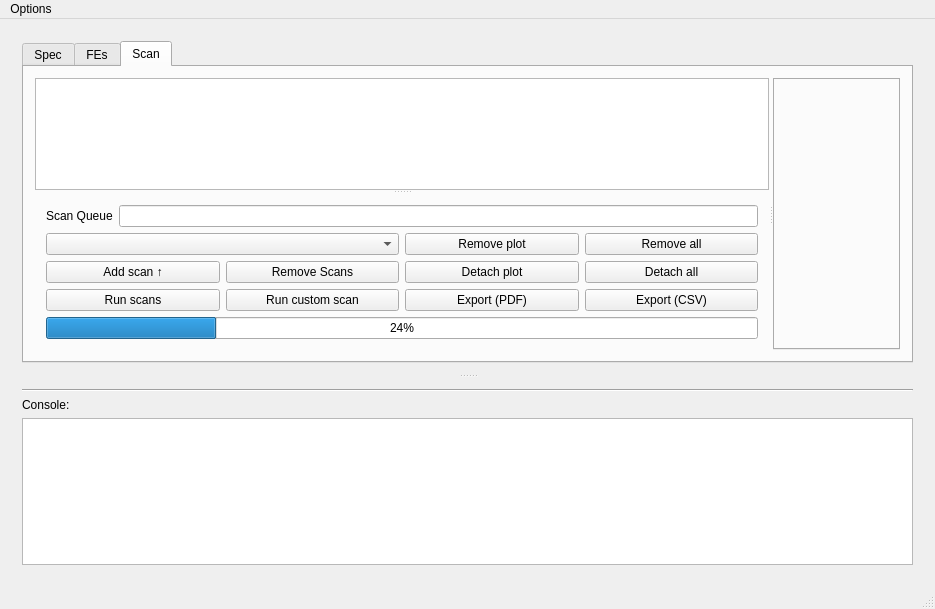
<?xml version="1.0" encoding="UTF-8"?>
<ui version="4.0">
 <class>YarrGui</class>
 <widget class="QMainWindow" name="YarrGui">
  <property name="geometry">
   <rect>
    <x>0</x>
    <y>0</y>
    <width>935</width>
    <height>609</height>
   </rect>
  </property>
  <property name="windowTitle">
   <string>YarrGui</string>
  </property>
  <widget class="QWidget" name="centralWidget">
   <layout class="QVBoxLayout" name="verticalLayout_3">
    <item>
     <widget class="QSplitter" name="splitter">
      <property name="sizePolicy">
       <sizepolicy hsizetype="Preferred" vsizetype="Expanding">
        <horstretch>0</horstretch>
        <verstretch>0</verstretch>
       </sizepolicy>
      </property>
      <property name="orientation">
       <enum>Qt::Vertical</enum>
      </property>
      <widget class="QWidget" name="layoutWidget">
       <layout class="QVBoxLayout" name="verticalLayout_2">
        <item>
         <widget class="QTabWidget" name="main_tabWidget">
          <property name="enabled">
           <bool>true</bool>
          </property>
          <property name="tabPosition">
           <enum>QTabWidget::North</enum>
          </property>
          <property name="tabShape">
           <enum>QTabWidget::Rounded</enum>
          </property>
          <property name="currentIndex">
           <number>2</number>
          </property>
          <property name="tabsClosable">
           <bool>false</bool>
          </property>
          <widget class="QWidget" name="Spec">
           <attribute name="title">
            <string>Spec</string>
           </attribute>
           <layout class="QHBoxLayout" name="horizontalLayout_10">
            <item>
             <layout class="QVBoxLayout" name="verticalLayout_4">
              <item>
               <widget class="QLabel" name="devicesel_label">
                <property name="text">
                 <string>Selected Spec Device:</string>
                </property>
               </widget>
              </item>
              <item>
               <widget class="QComboBox" name="device_comboBox"/>
              </item>
              <item>
               <layout class="QGridLayout" name="gridLayout" columnminimumwidth="0,0">
                <property name="leftMargin">
                 <number>0</number>
                </property>
                <property name="verticalSpacing">
                 <number>6</number>
                </property>
                <item row="0" column="0">
                 <widget class="QLabel" name="specid_label">
                  <property name="text">
                   <string>Spec ID:</string>
                  </property>
                 </widget>
                </item>
                <item row="0" column="1">
                 <widget class="QLabel" name="specid_value">
                  <property name="text">
                   <string>TextLabel</string>
                  </property>
                 </widget>
                </item>
                <item row="1" column="0">
                 <widget class="QLabel" name="bar0_label">
                  <property name="text">
                   <string>Bar 0 Size:</string>
                  </property>
                 </widget>
                </item>
                <item row="1" column="1">
                 <widget class="QLabel" name="bar0_value">
                  <property name="text">
                   <string>TextLabel</string>
                  </property>
                 </widget>
                </item>
                <item row="2" column="0">
                 <widget class="QLabel" name="bar4_label">
                  <property name="text">
                   <string>Bar 4 Size:</string>
                  </property>
                 </widget>
                </item>
                <item row="2" column="1">
                 <widget class="QLabel" name="bar4_value">
                  <property name="text">
                   <string>TextLabel</string>
                  </property>
                 </widget>
                </item>
               </layout>
              </item>
              <item>
               <layout class="QHBoxLayout" name="horizontalLayout">
                <item>
                 <widget class="QLineEdit" name="specCfgFile_name">
                  <property name="enabled">
                   <bool>false</bool>
                  </property>
                 </widget>
                </item>
                <item>
                 <widget class="QToolButton" name="specCfgFile_button">
                  <property name="enabled">
                   <bool>true</bool>
                  </property>
                  <property name="text">
                   <string>...</string>
                  </property>
                 </widget>
                </item>
                <item>
                 <widget class="QPushButton" name="init_button">
                  <property name="text">
                   <string>Initialize</string>
                  </property>
                 </widget>
                </item>
               </layout>
              </item>
              <item>
               <spacer name="verticalSpacer_2">
                <property name="orientation">
                 <enum>Qt::Vertical</enum>
                </property>
                <property name="sizeHint" stdset="0">
                 <size>
                  <width>295</width>
                  <height>13</height>
                 </size>
                </property>
               </spacer>
              </item>
              <item>
               <widget class="QPushButton" name="prog_button">
                <property name="text">
                 <string>Program</string>
                </property>
               </widget>
              </item>
              <item>
               <widget class="QLabel" name="bitfile_label">
                <property name="text">
                 <string>FPGA Bit File:</string>
                </property>
               </widget>
              </item>
              <item>
               <layout class="QHBoxLayout" name="horizontalLayout_2">
                <item>
                 <widget class="QLineEdit" name="progfile_name">
                  <property name="enabled">
                   <bool>false</bool>
                  </property>
                 </widget>
                </item>
                <item>
                 <widget class="QToolButton" name="progfile_button">
                  <property name="enabled">
                   <bool>false</bool>
                  </property>
                  <property name="text">
                   <string>...</string>
                  </property>
                 </widget>
                </item>
               </layout>
              </item>
              <item>
               <widget class="QRadioButton" name="revABitfRadio">
                <property name="text">
                 <string>Revision A Bitfile</string>
                </property>
               </widget>
              </item>
              <item>
               <widget class="QRadioButton" name="revBBitfRadio">
                <property name="text">
                 <string>Revision B Bitfile</string>
                </property>
                <property name="checked">
                 <bool>true</bool>
                </property>
               </widget>
              </item>
             </layout>
            </item>
            <item>
             <spacer name="horizontalSpacer">
              <property name="orientation">
               <enum>Qt::Horizontal</enum>
              </property>
              <property name="sizeHint" stdset="0">
               <size>
                <width>40</width>
                <height>20</height>
               </size>
              </property>
             </spacer>
            </item>
            <item>
             <layout class="QHBoxLayout" name="horizontalLayout_9">
              <item>
               <widget class="QLabel" name="yarrPapageiLabel">
                <property name="minimumSize">
                 <size>
                  <width>300</width>
                  <height>140</height>
                 </size>
                </property>
                <property name="text">
                 <string>YarrPapagei</string>
                </property>
               </widget>
              </item>
             </layout>
            </item>
           </layout>
          </widget>
          <widget class="QWidget" name="tab_3">
           <attribute name="title">
            <string>FEs</string>
           </attribute>
           <layout class="QVBoxLayout" name="verticalLayout_9">
            <item>
             <widget class="QSplitter" name="splitter_3">
              <property name="orientation">
               <enum>Qt::Horizontal</enum>
              </property>
              <widget class="QWidget" name="layoutWidget">
               <layout class="QVBoxLayout" name="verticalLayout_8">
                <item>
                 <layout class="QHBoxLayout" name="horizontalLayout_8">
                  <item>
                   <layout class="QVBoxLayout" name="verticalLayout_7">
                    <item>
                     <layout class="QHBoxLayout" name="horizontalLayout_5"/>
                    </item>
                    <item>
                     <layout class="QHBoxLayout" name="horizontalLayout_4"/>
                    </item>
                    <item>
                     <layout class="QHBoxLayout" name="horizontalLayout_3"/>
                    </item>
                    <item>
                     <widget class="QLabel" name="bitfile_label_7">
                      <property name="text">
                       <string>Config file</string>
                      </property>
                     </widget>
                    </item>
                    <item>
                     <layout class="QHBoxLayout" name="horizontalLayout_6">
                      <item>
                       <widget class="QLineEdit" name="configfileName"/>
                      </item>
                      <item>
                       <widget class="QToolButton" name="configFile_button">
                        <property name="text">
                         <string>...</string>
                        </property>
                       </widget>
                      </item>
                     </layout>
                    </item>
                   </layout>
                  </item>
                  <item>
                   <layout class="QVBoxLayout" name="verticalLayout_6">
                    <item>
                     <widget class="QPushButton" name="addFeButton">
                      <property name="text">
                       <string>Add FE</string>
                      </property>
                     </widget>
                    </item>
                    <item>
                     <widget class="QPushButton" name="remFeButton">
                      <property name="text">
                       <string>Remove FE</string>
                      </property>
                     </widget>
                    </item>
                   </layout>
                  </item>
                 </layout>
                </item>
                <item>
                 <spacer name="verticalSpacer">
                  <property name="orientation">
                   <enum>Qt::Vertical</enum>
                  </property>
                  <property name="sizeHint" stdset="0">
                   <size>
                    <width>20</width>
                    <height>40</height>
                   </size>
                  </property>
                 </spacer>
                </item>
                <item>
                 <widget class="QLabel" name="bitfile_label_8">
                  <property name="text">
                   <string>Global config file</string>
                  </property>
                 </widget>
                </item>
                <item>
                 <layout class="QHBoxLayout" name="horizontalLayout_7">
                  <item>
                   <widget class="QLineEdit" name="configfileName_2"/>
                  </item>
                  <item>
                   <widget class="QToolButton" name="gConfigFile_button">
                    <property name="text">
                     <string>...</string>
                    </property>
                   </widget>
                  </item>
                  <item>
                   <widget class="QPushButton" name="addFeGlobalButton">
                    <property name="text">
                     <string>Add FEs from Global Cfg</string>
                    </property>
                   </widget>
                  </item>
                 </layout>
                </item>
               </layout>
              </widget>
              <widget class="QTreeWidget" name="feTree">
               <property name="columnCount">
                <number>3</number>
               </property>
               <attribute name="headerVisible">
                <bool>false</bool>
               </attribute>
               <attribute name="headerMinimumSectionSize">
                <number>50</number>
               </attribute>
               <column>
                <property name="text">
                 <string notr="true">1</string>
                </property>
               </column>
               <column>
                <property name="text">
                 <string notr="true">2</string>
                </property>
               </column>
               <column>
                <property name="text">
                 <string notr="true">3</string>
                </property>
               </column>
              </widget>
             </widget>
            </item>
           </layout>
          </widget>
          <widget class="QWidget" name="tab">
           <attribute name="title">
            <string>Scan</string>
           </attribute>
           <layout class="QVBoxLayout" name="verticalLayout_5">
            <item>
             <widget class="QSplitter" name="scanPlotSplitter">
              <property name="orientation">
               <enum>Qt::Horizontal</enum>
              </property>
              <widget class="QSplitter" name="splitter_2">
               <property name="orientation">
                <enum>Qt::Vertical</enum>
               </property>
               <widget class="QTreeWidget" name="plotTree">
                <property name="columnCount">
                 <number>3</number>
                </property>
                <attribute name="headerVisible">
                 <bool>false</bool>
                </attribute>
                <attribute name="headerMinimumSectionSize">
                 <number>50</number>
                </attribute>
                <column>
                 <property name="text">
                  <string notr="true">1</string>
                 </property>
                </column>
                <column>
                 <property name="text">
                  <string notr="true">2</string>
                 </property>
                </column>
                <column>
                 <property name="text">
                  <string notr="true">3</string>
                 </property>
                </column>
               </widget>
               <widget class="QWidget" name="">
                <layout class="QGridLayout" name="gridLayout_2">
                 <item row="0" column="0" colspan="4">
                  <layout class="QHBoxLayout" name="horizontalLayout_11">
                   <item>
                    <widget class="QLabel" name="label">
                     <property name="text">
                      <string>Scan Queue</string>
                     </property>
                    </widget>
                   </item>
                   <item>
                    <widget class="QLineEdit" name="scanVec_lineEdit"/>
                   </item>
                  </layout>
                 </item>
                 <item row="1" column="0" colspan="2">
                  <widget class="QComboBox" name="addScanBox"/>
                 </item>
                 <item row="1" column="2">
                  <widget class="QPushButton" name="removePlot_button">
                   <property name="text">
                    <string>Remove plot</string>
                   </property>
                  </widget>
                 </item>
                 <item row="1" column="3">
                  <widget class="QPushButton" name="removeAllButton">
                   <property name="text">
                    <string>Remove all</string>
                   </property>
                  </widget>
                 </item>
                 <item row="2" column="0">
                  <widget class="QPushButton" name="addScanButton">
                   <property name="text">
                    <string>Add scan ↑</string>
                   </property>
                  </widget>
                 </item>
                 <item row="2" column="1">
                  <widget class="QPushButton" name="RemoveScans_Button">
                   <property name="text">
                    <string>Remove Scans</string>
                   </property>
                  </widget>
                 </item>
                 <item row="2" column="2">
                  <widget class="QPushButton" name="detachPlot_button_">
                   <property name="text">
                    <string>Detach plot</string>
                   </property>
                  </widget>
                 </item>
                 <item row="2" column="3">
                  <widget class="QPushButton" name="detachAll_button">
                   <property name="text">
                    <string>Detach all</string>
                   </property>
                  </widget>
                 </item>
                 <item row="3" column="0">
                  <widget class="QPushButton" name="doScansButton">
                   <property name="text">
                    <string>Run scans</string>
                   </property>
                  </widget>
                 </item>
                 <item row="3" column="1">
                  <widget class="QPushButton" name="runCustomScanButton">
                   <property name="text">
                    <string>Run custom scan</string>
                   </property>
                  </widget>
                 </item>
                 <item row="3" column="2">
                  <widget class="QPushButton" name="exportPlotButton">
                   <property name="text">
                    <string>Export (PDF)</string>
                   </property>
                  </widget>
                 </item>
                 <item row="3" column="3">
                  <widget class="QPushButton" name="exportPlotCSVButton">
                   <property name="text">
                    <string>Export (CSV)</string>
                   </property>
                  </widget>
                 </item>
                 <item row="4" column="0" colspan="4">
                  <widget class="QProgressBar" name="scanProgressBar">
                   <property name="value">
                    <number>24</number>
                   </property>
                  </widget>
                 </item>
                </layout>
               </widget>
              </widget>
              <widget class="QTabWidget" name="scanPlots_tabWidget">
               <property name="currentIndex">
                <number>-1</number>
               </property>
              </widget>
             </widget>
            </item>
           </layout>
          </widget>
         </widget>
        </item>
       </layout>
      </widget>
      <widget class="QWidget" name="layoutWidget">
       <layout class="QVBoxLayout" name="verticalLayout">
        <item>
         <widget class="Line" name="line">
          <property name="orientation">
           <enum>Qt::Horizontal</enum>
          </property>
         </widget>
        </item>
        <item>
         <widget class="QLabel" name="console_label">
          <property name="text">
           <string>Console:</string>
          </property>
         </widget>
        </item>
        <item>
         <widget class="QTextEdit" name="console">
          <property name="font">
           <font>
            <family>Monospace</family>
            <pointsize>8</pointsize>
           </font>
          </property>
          <property name="readOnly">
           <bool>true</bool>
          </property>
         </widget>
        </item>
       </layout>
      </widget>
     </widget>
    </item>
   </layout>
  </widget>
  <widget class="QStatusBar" name="statusBar"/>
  <widget class="QMenuBar" name="menuBar">
   <property name="geometry">
    <rect>
     <x>0</x>
     <y>0</y>
     <width>935</width>
     <height>20</height>
    </rect>
   </property>
   <widget class="QMenu" name="menuOptions">
    <property name="title">
     <string>Options</string>
    </property>
    <addaction name="actionBenchmark"/>
    <addaction name="actionEEPROM"/>
    <addaction name="actionCreate_scan"/>
    <addaction name="actionCreate_default_FE_cfg"/>
   </widget>
   <addaction name="menuOptions"/>
  </widget>
  <action name="actionExit">
   <property name="text">
    <string>Exit</string>
   </property>
  </action>
  <action name="actionBla">
   <property name="text">
    <string>Exit</string>
   </property>
  </action>
  <action name="actionBenchmark">
   <property name="text">
    <string>Benchmark</string>
   </property>
  </action>
  <action name="actionEEPROM">
   <property name="text">
    <string>SPECboard EEPROM</string>
   </property>
  </action>
  <action name="actionCreate_scan">
   <property name="text">
    <string>Create scan</string>
   </property>
  </action>
  <action name="actionCreate_default_FE_cfg">
   <property name="text">
    <string>Create default FE cfg</string>
   </property>
  </action>
 </widget>
 <layoutdefault spacing="6" margin="11"/>
 <resources/>
 <connections/>
</ui>
